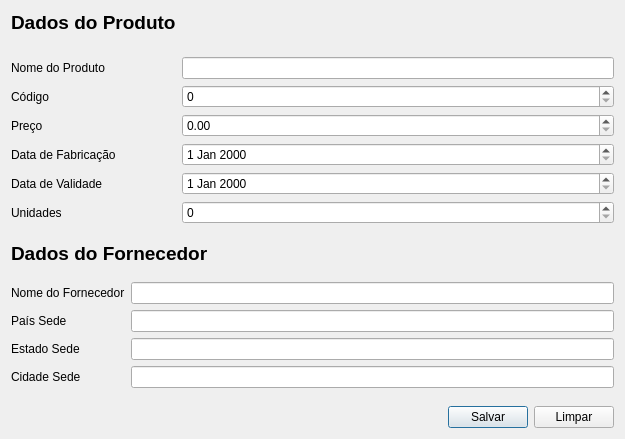
<?xml version="1.0" encoding="UTF-8"?>
<ui version="4.0">
 <class>CadastroMercearia</class>
 <widget class="QDialog" name="CadastroMercearia">
  <property name="geometry">
   <rect>
    <x>0</x>
    <y>0</y>
    <width>625</width>
    <height>439</height>
   </rect>
  </property>
  <property name="windowTitle">
   <string>Cadastrar</string>
  </property>
  <layout class="QVBoxLayout" name="verticalLayout">
   <item>
    <layout class="QFormLayout" name="formLayout">
     <item row="2" column="0">
      <widget class="QLabel" name="label">
       <property name="text">
        <string>Nome do Produto</string>
       </property>
      </widget>
     </item>
     <item row="2" column="1">
      <widget class="QLineEdit" name="LINE_NOME_MERC"/>
     </item>
     <item row="4" column="0">
      <widget class="QLabel" name="label_2">
       <property name="text">
        <string>Preço</string>
       </property>
      </widget>
     </item>
     <item row="4" column="1">
      <widget class="QDoubleSpinBox" name="DOUBLE_SPIN_MERC">
       <property name="decimals">
        <number>2</number>
       </property>
       <property name="maximum">
        <double>100000000.000000000000000</double>
       </property>
      </widget>
     </item>
     <item row="3" column="0">
      <widget class="QLabel" name="label_3">
       <property name="text">
        <string>Código</string>
       </property>
      </widget>
     </item>
     <item row="3" column="1">
      <widget class="QSpinBox" name="SPIN_MERC">
       <property name="maximum">
        <number>9999</number>
       </property>
      </widget>
     </item>
     <item row="5" column="0">
      <widget class="QLabel" name="label_4">
       <property name="text">
        <string>Data de Fabricação</string>
       </property>
      </widget>
     </item>
     <item row="5" column="1">
      <widget class="QDateEdit" name="DAFA_MERC">
       <property name="enabled">
        <bool>true</bool>
       </property>
       <property name="calendarPopup">
        <bool>false</bool>
       </property>
       <property name="currentSectionIndex">
        <number>0</number>
       </property>
       <property name="timeSpec">
        <enum>Qt::LocalTime</enum>
       </property>
       <property name="date">
        <date>
         <year>2000</year>
         <month>1</month>
         <day>1</day>
        </date>
       </property>
      </widget>
     </item>
     <item row="6" column="0">
      <widget class="QLabel" name="label_5">
       <property name="text">
        <string>Data de Validade</string>
       </property>
      </widget>
     </item>
     <item row="6" column="1">
      <widget class="QDateEdit" name="DAVA_MERC"/>
     </item>
     <item row="7" column="0">
      <widget class="QLabel" name="label_6">
       <property name="text">
        <string>Unidades</string>
       </property>
      </widget>
     </item>
     <item row="7" column="1">
      <widget class="QSpinBox" name="SPIN2_MERC">
       <property name="maximum">
        <number>1000</number>
       </property>
      </widget>
     </item>
     <item row="0" column="0">
      <widget class="QLabel" name="label_11">
       <property name="font">
        <font>
         <pointsize>14</pointsize>
         <weight>75</weight>
         <bold>true</bold>
        </font>
       </property>
       <property name="text">
        <string>Dados do Produto</string>
       </property>
      </widget>
     </item>
     <item row="1" column="0">
      <spacer name="verticalSpacer_2">
       <property name="orientation">
        <enum>Qt::Vertical</enum>
       </property>
       <property name="sizeHint" stdset="0">
        <size>
         <width>20</width>
         <height>40</height>
        </size>
       </property>
      </spacer>
     </item>
    </layout>
   </item>
   <item>
    <spacer name="verticalSpacer_3">
     <property name="orientation">
      <enum>Qt::Vertical</enum>
     </property>
     <property name="sizeHint" stdset="0">
      <size>
       <width>20</width>
       <height>40</height>
      </size>
     </property>
    </spacer>
   </item>
   <item>
    <widget class="QLabel" name="label_12">
     <property name="font">
      <font>
       <pointsize>14</pointsize>
       <weight>75</weight>
       <bold>true</bold>
      </font>
     </property>
     <property name="text">
      <string>Dados do Fornecedor</string>
     </property>
    </widget>
   </item>
   <item>
    <spacer name="verticalSpacer_4">
     <property name="orientation">
      <enum>Qt::Vertical</enum>
     </property>
     <property name="sizeHint" stdset="0">
      <size>
       <width>20</width>
       <height>40</height>
      </size>
     </property>
    </spacer>
   </item>
   <item>
    <layout class="QFormLayout" name="formLayout_2">
     <item row="0" column="0">
      <widget class="QLabel" name="label_7">
       <property name="text">
        <string>Nome do Fornecedor</string>
       </property>
      </widget>
     </item>
     <item row="0" column="1">
      <widget class="QLineEdit" name="LINE_NOME_FORNECEDOR"/>
     </item>
     <item row="1" column="0">
      <widget class="QLabel" name="label_8">
       <property name="text">
        <string>País Sede</string>
       </property>
      </widget>
     </item>
     <item row="1" column="1">
      <widget class="QLineEdit" name="LINE_PAIS"/>
     </item>
     <item row="2" column="0">
      <widget class="QLabel" name="label_9">
       <property name="text">
        <string>Estado Sede</string>
       </property>
      </widget>
     </item>
     <item row="3" column="0">
      <widget class="QLabel" name="label_10">
       <property name="text">
        <string>Cidade Sede</string>
       </property>
      </widget>
     </item>
     <item row="2" column="1">
      <widget class="QLineEdit" name="LINE_ESTADO"/>
     </item>
     <item row="3" column="1">
      <widget class="QLineEdit" name="LINE_CIDADE"/>
     </item>
    </layout>
   </item>
   <item>
    <spacer name="verticalSpacer">
     <property name="orientation">
      <enum>Qt::Vertical</enum>
     </property>
     <property name="sizeHint" stdset="0">
      <size>
       <width>20</width>
       <height>40</height>
      </size>
     </property>
    </spacer>
   </item>
   <item>
    <layout class="QHBoxLayout" name="horizontalLayout">
     <item>
      <spacer name="horizontalSpacer">
       <property name="orientation">
        <enum>Qt::Horizontal</enum>
       </property>
       <property name="sizeHint" stdset="0">
        <size>
         <width>40</width>
         <height>20</height>
        </size>
       </property>
      </spacer>
     </item>
     <item>
      <widget class="QPushButton" name="BTN_SALVAR_MERC">
       <property name="text">
        <string>Salvar</string>
       </property>
      </widget>
     </item>
     <item>
      <widget class="QPushButton" name="BTN_CANCELAR_MERC">
       <property name="text">
        <string>Limpar</string>
       </property>
      </widget>
     </item>
    </layout>
   </item>
  </layout>
 </widget>
 <tabstops>
  <tabstop>LINE_NOME_MERC</tabstop>
  <tabstop>SPIN_MERC</tabstop>
  <tabstop>DOUBLE_SPIN_MERC</tabstop>
  <tabstop>DAFA_MERC</tabstop>
  <tabstop>DAVA_MERC</tabstop>
  <tabstop>SPIN2_MERC</tabstop>
  <tabstop>LINE_NOME_FORNECEDOR</tabstop>
  <tabstop>LINE_PAIS</tabstop>
  <tabstop>LINE_ESTADO</tabstop>
  <tabstop>LINE_CIDADE</tabstop>
  <tabstop>BTN_SALVAR_MERC</tabstop>
  <tabstop>BTN_CANCELAR_MERC</tabstop>
 </tabstops>
 <resources/>
 <connections/>
</ui>
